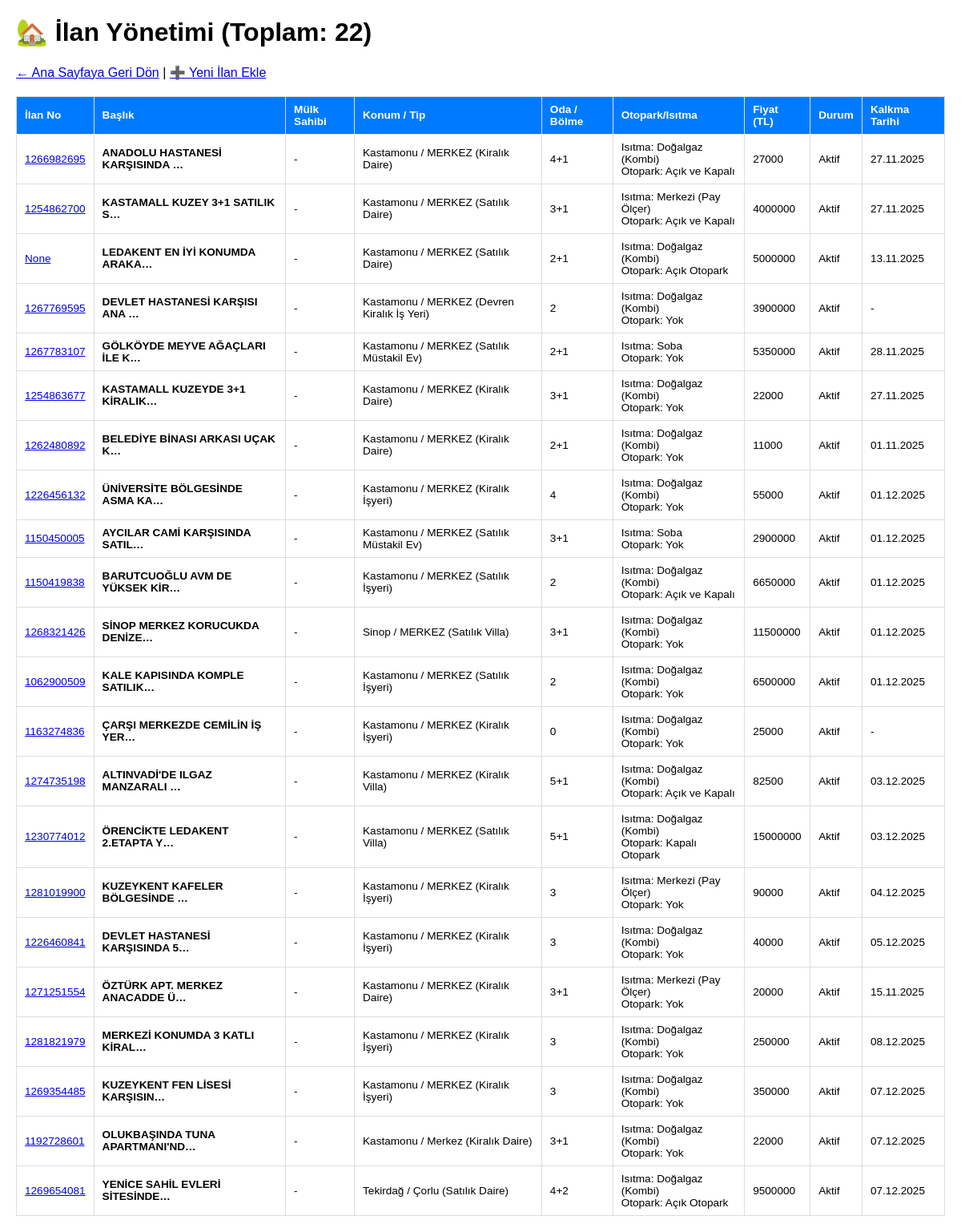
The app's page /ilanlar/ (signed in), older data.
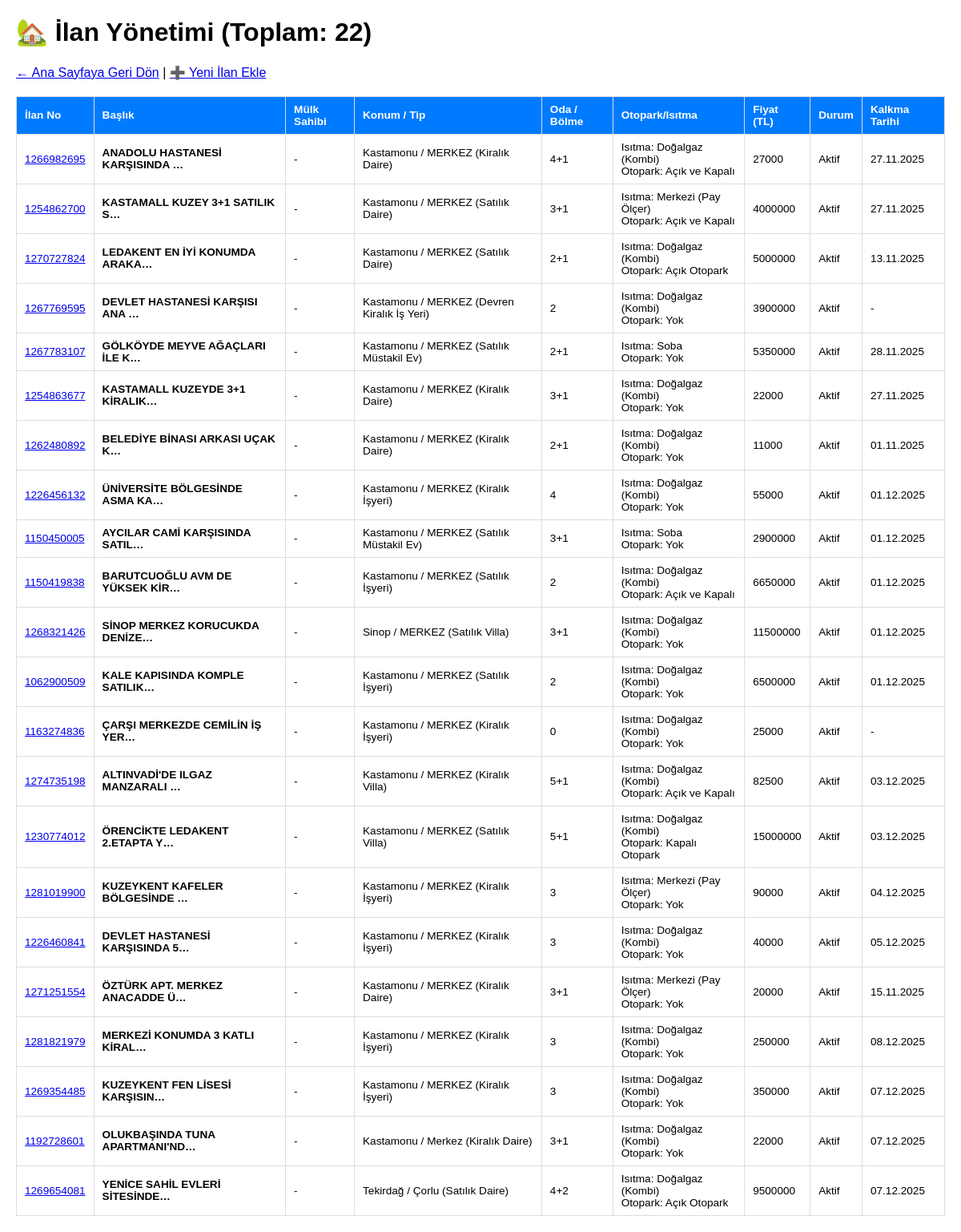
The same page, newer data.
### emlak/models/ilan.py (models this page shows, shortened)
class Ilan(models.Model):
    ilan_no = models.CharField(max_length=20, unique=True, verbose_name="İlan No", blank=True, null=True)
    baslik = models.CharField(max_length=150, verbose_name="İlan Başlığı")
    isitma = models.CharField(max_length=30, choices=ISITMA_SECENEKLERI, default='Yok', verbose_name="Isıtma Tipi")
    otopark = models.CharField(max_length=30, choices=OTOPARK_SECENEKLERI, default='Yok', verbose_name="Otopark")
    mutfak = models.CharField(max_length=30, choices=MUTFAK_SECENEKLERI, default='Kapali', verbose_name="Mutfak Tipi") # Varsayılan mutfak tipi
    yayindan_kaldirma_tarihi = models.DateTimeField(null=True, blank=True, verbose_name="Yayından Kaldırma Tarihi")
    emlak_tipi = models.CharField(max_length=30, choices=EMLAK_TIPI_SECENEKLERI, verbose_name="Emlak Tipi")
    il = models.CharField(max_length=50)
    ilce = models.CharField(max_length=50)
    tam_adres = models.TextField(verbose_name="Tam Adres/Sokak/Bina No", null=True, blank=True)
    imar_durumu = models.CharField(max_length=50, null=True, blank=True, verbose_name="İmar Durumu")
    ada_no = models.CharField(max_length=20, null=True, blank=True, verbose_name="Ada No")
    parsel_no = models.CharField(max_length=20, null=True, blank=True, verbose_name="Parsel No")
    pafta_no = models.CharField(max_length=20, null=True, blank=True, verbose_name="Pafta No")
    kaks_emsal = models.CharField(max_length=20, null=True, blank=True, verbose_name="Kaks (Emsal)")
    gabari = models.CharField(max_length=20, null=True, blank=True, verbose_name="Gabari")
    mahalle = models.CharField(max_length=100, verbose_name="Mahalle/Semt")
    oda_sayisi = models.CharField(
        max_length=10,
        choices=ODA_SAYISI_SECENEKLERI,
        null=True,
        blank=True,
        verbose_name="Oda Sayısı"
    )
    brut_alan = models.DecimalField(max_digits=6, decimal_places=1, verbose_name="Brüt Alan (m²)")
    net_alan = models.DecimalField(max_digits=6, decimal_places=1, verbose_name="Net Alan (m²)")
    bina_yasi = models.CharField(max_length=10, choices=BINA_YASI_SECENEKLERI, verbose_name="Bina Yaşı")
    bulundugu_kat = models.CharField(max_length=5, choices=KAT_SECENEKLERI,default='HEPSI', verbose_name="Bulunduğu Kat Sayısı")
    kat_sayisi = models.CharField(max_length=5, choices=KAT_SECENEKLERI,default='HEPSI', verbose_name="Toplam Kat Sayısı")
    banyo_sayisi = models.IntegerField(default=1, verbose_name="Banyo Sayısı")
    krediye_uygun = models.BooleanField(default=False, verbose_name="Krediye Uygun")
    site_icerisinde = models.BooleanField(default=False, verbose_name="Site İçerisinde")
    site_adi = models.CharField(max_length=100, blank=True, null=True)
    asansor = models.BooleanField(default=False)
    balkon = models.BooleanField(default=False)
    esyali = models.BooleanField(default=False, verbose_name="Eşyalı")
    kullanım_durumu = models.CharField(max_length=20, default='Boş', verbose_name="Kullanım Durumu")
    takas = models.BooleanField(default=False)
    aidat_tl = models.IntegerField(null=True, blank=True, verbose_name="Aidat (TL)")
    fiyat = models.BigIntegerField()
    durum = models.CharField(max_length=25, default='Aktif', choices=DURUM_SECENEKLERI)
    tapu_durumu = models.CharField(max_length=30, choices=TAPU_DURUMU_SECENEKLERI, verbose_name="Tapu Durumu")
    kayit_tarihi = models.DateTimeField(
        default=timezone.now, # <<< DİKKAT: PARANTEZSİZ!
        verbose_name="Kayıt Tarihi"
    )
    son_guncelleme_tarihi = models.DateTimeField(
        auto_now=True,
        verbose_name="Son Güncellenme Tarihi"
    )
    yayindan_kaldirma_tarihi = models.DateTimeField(null=True, blank=True, verbose_name="Yayından Kaldırma Tarihi")
    mulk_sahibi = models.ForeignKey(
        Musteri,
        on_delete=models.SET_NULL,
        null=True,
        blank=True,
        related_name='ilanlarim',
        verbose_name='Mülk Sahibi'
    )
    class Meta:
        verbose_name = "İlan"
        verbose_name_plural = "İlanlar"

### emlak/views.py (the view)
# urls.py: path('ilanlar/', views.ilan_listesi, name='ilan_listesi'),
@login_required
def ilan_listesi(request):
    tum_ilanlar = Ilan.objects.all().select_related('mulk_sahibi').order_by('-kayit_tarihi')
    durum_filtresi = request.GET.get('durum')
    il_filtresi = request.GET.get('il')
    oda_filtresi = request.GET.get('oda_sayisi')
    tip_filtresi = request.GET.get('emlak_tipi')
    if durum_filtresi and durum_filtresi != '':
        tum_ilanlar = tum_ilanlar.filter(durum=durum_filtresi)
    if il_filtresi and il_filtresi != '':
        tum_ilanlar = tum_ilanlar.filter(il__icontains=il_filtresi)
    if oda_filtresi and oda_filtresi != 'HEPSI' and oda_filtresi != '':
        tum_ilanlar = tum_ilanlar.filter(oda_sayisi=oda_filtresi)
    if tip_filtresi and tip_filtresi != '':
        tum_ilanlar = tum_ilanlar.filter(emlak_tipi=tip_filtresi)
    context = {'tum_ilanlar': tum_ilanlar}
    return render(request, 'ilan_listesi.html', context)

### emlak/templates/ilan_listesi.html (shortened to what this page needs)
<!DOCTYPE html>
<html lang="tr">
<head>
</head>
<body>
    <h1>🏡 İlan Yönetimi (Toplam: {{ tum_ilanlar.count }})</h1>
    <p><a href="{% url 'ana_sayfa' %}">← Ana Sayfaya Geri Dön</a> |
        <a href="/admin/emlak/ilan/add/">➕ Yeni İlan Ekle</a>
    </p>
    <table>
        <thead>
            <tr>
                <th>İlan No</th>
                <th>Başlık</th>
                <th>Mülk Sahibi</th>
                <th>Konum / Tip</th>
                <th>Oda / Bölme</th>
                <th>Otopark/Isıtma</th>
                <th>Fiyat (TL)</th>
                <th>Durum</th>
                <th>Kalkma Tarihi</th>
            </tr>
        </thead>
        <tbody>
            {% for ilan in tum_ilanlar %}
            <tr>
                <td><a href="{% url 'ilan_detay' pk=ilan.pk %}">{{ ilan.ilan_no }}</a></td>
                <td class="ilan-baslik">{{ ilan.baslik|truncatechars:30 }}</td>
                <td>
                    {% if ilan.mulk_sahibi %}
                    <a href="{% url 'musteri_detay' pk=ilan.mulk_sahibi.pk %}">{{ ilan.mulk_sahibi.ad_soyad }}</a>
                    {% else %}
                    -
                    {% endif %}
                </td>
                <td>{{ ilan.il }} / {{ ilan.ilce }} ({{ ilan.get_emlak_tipi_display }})</td>
                <td>
                    {% if ilan.oda_sayisi %} {{ ilan.oda_sayisi }} {% endif %}
                </td>
                <td>
                    Isıtma: {{ ilan.get_isitma_display|default:"-" }}<br>
                    Otopark: {{ ilan.get_otopark_display|default:"-" }}
                </td>
                <td>{{ ilan.fiyat|floatformat:0|default:"Belirtilmemiş" }}</td>
                <td
                    class="{% if ilan.durum == 'satildi' or ilan.durum == 'kiralandi' %}durum-satildi{% elif ilan.durum == 'aktif' %}durum-aktif{% endif %}">
                    {{ ilan.get_durum_display }}
                </td>
                <td>
                    {% if ilan.yayindan_kaldirma_tarihi %}
                    {{ ilan.yayindan_kaldirma_tarihi|date:"d.m.Y" }}
                    {% else %}
                    -
                    {% endif %}
                </td>
            </tr>
            {% empty %}
            <tr>
                <td colspan="9">Filtreleme kriterlerine uyan ilan bulunmamaktadır.</td>
            </tr>
            {% endfor %}
        </tbody>
    </table>
</body>
</html>

Row changes from the older to the newer data that the page shows:
changed Ilan "LEDAKENT EN İYİ KONUMDA ARAKA…": ilan_no "None" → "1270727824"
